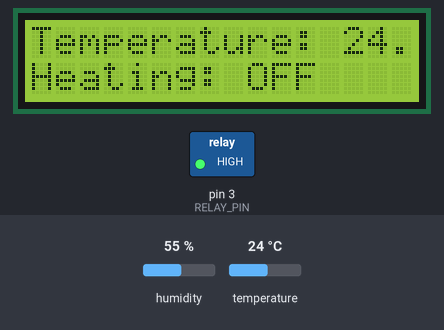
Recording of a sketch running on a simulated Arduino Uno, built with avr-gcc and run on an emulated ATmega328P. Shown: 16×2 character LCD, switched loads named in the sketch (green lamp = pin HIGH). The test bench sets the inputs (shaded band); at power-on: temperature 24 °C, humidity 55 %.

Above: at 2.7 s.
2.8 s: temperature set to 20.7 °C
At 4.9 s:
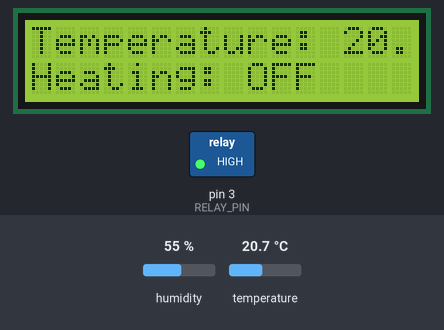
5.8 s: temperature set to 19.1 °C
At 6.6 s:
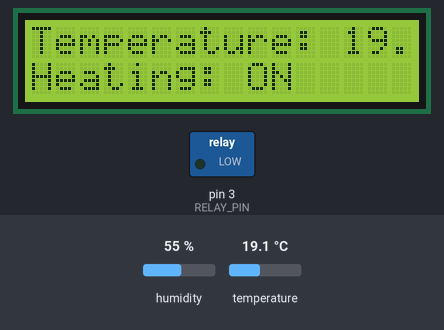
12.2 s: temperature set to 12 °C
At 13.1 s:
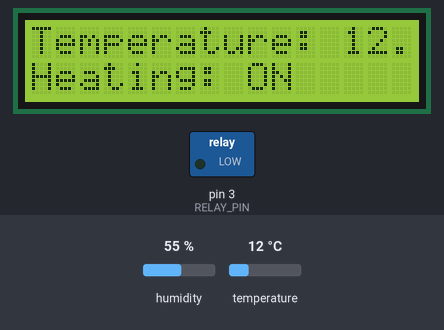
Timing chart, 0 to 15.2 s (numbered marks = the images above; inputs shaded):
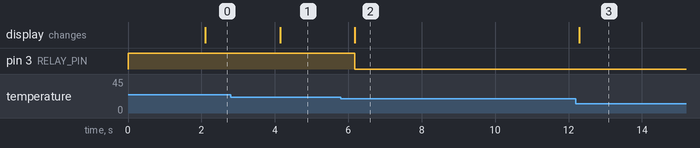

Measured:
- the behaviour switches between 20 and 19.9 °C on temperature (found by bisection; images 1 and 2)
- after the input at 2.8 s, the display: changes after 1.3 s (image 1)
- after the input at 5.8 s, pin 3 (RELAY_PIN): HIGH → LOW after 0.37 s; the display: changes after 0.38 s (image 2)
- after the input at 12.2 s, the display: changes after 0.10 s (image 3)

The sketch:

Thermostat.ino
```cpp
#include <DHT.h>
#include <Wire.h>
#include <LiquidCrystal_I2C.h>

#define DHTPIN 2
#define DHTTYPE DHT22
#define RELAY_PIN 3

DHT dht(DHTPIN, DHTTYPE);
LiquidCrystal_I2C lcd(0x27, 16, 2); // Set the LCD address to 0x27, 16 chars and 2 line display

const int heat_temperature_setpoint = 20; // Set your desired temperature in Celsius

void setup() {
  pinMode(RELAY_PIN, OUTPUT);
  digitalWrite(RELAY_PIN, HIGH); // Turn off the relay by default

  Serial.begin(9600);
  dht.begin();
  lcd.init();
  lcd.backlight();
}

void loop() {
  delay(2000); // Wait a few seconds between measurements

  // Reading temperature or humidity takes about 250 milliseconds!
  float t = dht.readTemperature(); // Read temperature in Celsius

  if (isnan(t)) {
    Serial.println("Failed to read from DHT sensor!");
    return;
  }

  // Print temperature on the LCD
  lcd.clear();
  lcd.setCursor(0, 0);
  lcd.print("Temperature: ");
  lcd.print(t);
  lcd.print(" C");

  // Control the HVAC system
  if (t < heat_temperature_setpoint) {
    digitalWrite(RELAY_PIN, LOW); // Turn on the relay (start heating)
    lcd.setCursor(0, 1);
    lcd.print("Heating: ON");
  } else {
    digitalWrite(RELAY_PIN, HIGH); // Turn off the relay (stop heating)
    lcd.setCursor(0, 1);
    lcd.print("Heating: OFF");
  }
}
```
